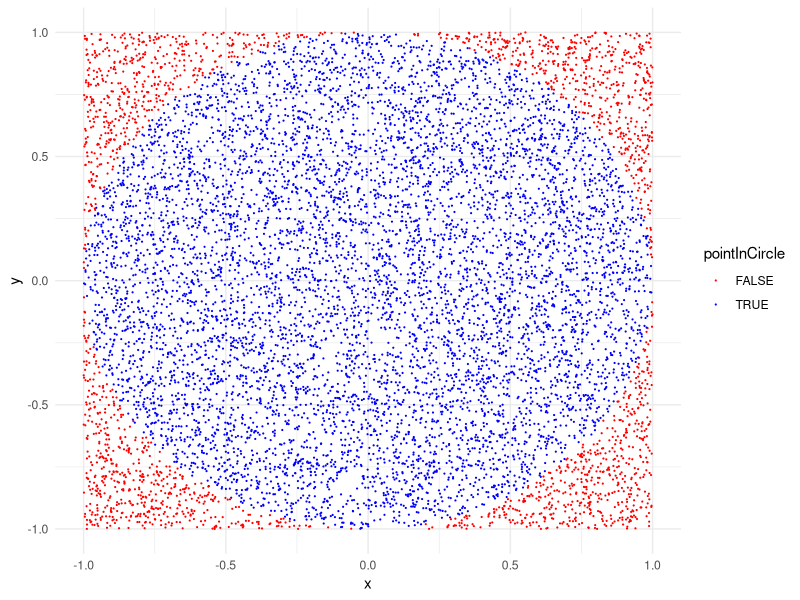

Reproduce this figure in R.
library(tidyverse)

# Practice 1: Coins & Dice  ----------------------------

# If you flipped a coin 3 times in a row, what is the probability that
# you'll get three "tails" in a row?

coin <- c("heads", "tails")
N <- 100000

rolls <- tibble(
  toss1 = sample(x = coin, size = N, replace = TRUE),
  toss2 = sample(x = coin, size = N, replace = TRUE),
  toss3 = sample(x = coin, size = N, replace = TRUE))

count <- rolls %>%
  filter(toss1 == 'tails', toss2 == 'tails', toss3 == 'tails') %>%
  nrow()

count / N

# Analytic solution:
(0.5)^3


# If you rolled 2 dice, what is the probability that you'll get
# "snake-eyes" (two 1's)?

dice <- c(1, 2, 3, 4, 5, 6)
N <- 100000
rolls <- tibble(
  roll1 = sample(x = dice, size = N, replace = TRUE),
  roll2 = sample(x = dice, size = N, replace = TRUE))

numObs <- rolls %>%
  filter(roll1 == 1, roll2 == 1) %>%
  nrow()

numObs / N

# Analytic solution:
(1/6)^2


# If you rolled 2 dice, what is the probability that you'll get an outcome
# that sums to 8?

count <- rolls %>%
  mutate(sum = roll1 + roll2) %>%
  filter(sum == 8) %>%
  nrow()

count / N



# Practice 2: Cards  ----------------------------

# What are the odds that four cards drawn from a 52-card deck will
# have the same suit?

suits <- c('diamonds', 'spades', 'hearts', 'clubs')
deck <- rep(suits, 13)

N <- 100000
count <- 0
for (i in 1:N) {
  cards = sample(x = deck, size = 4, replace = FALSE)
  if (length(unique(cards)) == 1) {
    count <- count + 1
  }
}

count / N

# What are the odds that five cards drawn from a 52-card deck will sum
# to a prime number? 
# 
# - Aces = 1
# - Jack = 10
# - Queen = 10
# - King = 10
#
# **Hint**: use isPrime() to help.

isPrime <- function(n) {
    if (n == 2) { return(TRUE) }
    for (i in seq(2, n-1)) {
        if (n %% i == 0) {
            return(FALSE)
        }
    }
    return(TRUE)
}

deck <- rep(c(seq(10), 10, 10, 10), 4)
N <- 100000

count <- 0

for (i in 1:N) {
  cards = sample(x = deck, size = 5, replace = FALSE)
  sumOfCards <- sum(cards)
  if (isPrime(sumOfCards)) {
    count <- count + 1
  }
}

count / N


# Practice 3: Monte Carlo pi ----------------------------

# 1. Create a tibble with variables x and y that each contain 10,000
#    random points between -1 and 1, representing the (x, y) coordinates
#    to a random point inside a square of side length 2 centered at
#    (x, y) = (0, 0).
#    **Hint**: use runif()

N <- 10000
points <- tibble(
  x = runif(N, min = -1, max = 1),
  y = runif(N, min = -1, max = 1)
)

# 2. Create a new column, radius, that is equal to the distance to each
#    (x, y) point from the center of the square.

# 3. Create a new column, pointInCircle, that is TRUE if the point
#    lies _within_ the circle inscribed in the square, and FALSE otherwise.

points <- points %>%
  mutate(
    radius = sqrt(x^2 + y^2),
    pointInCircle = radius <= 1
  )

# 4. Create the scatterplot on the left (don't worry about the precise
#    colors, dimensions, etc.).

ggplot(data = points) +
  geom_point(aes(x = x, y = y, color = pointInCircle), size = 0.1) +
  theme_minimal() +
  scale_color_manual(values = c('red', 'blue'))

# 5. Estimate $\pi$ by multiplying 4 times the ratio of points inside
#    the circle to the total number of points

areaRatio <- sum(points$pointInCircle) / N
pi_est <- 4*areaRatio

pi_est

pi



# Practice 4: Monte Hall Problem ----------------------------

# In this simulation, the prize is always behind door #1:

# - If you choose door #1, you must KEEP it to win.
# - If you choose door #2 or #3, you must SWAP to win.

# 1) Create the tibble, choices, with two variables:
#    - door contains the first door chosen (1, 2, or 3)
#    - swap contains a logical (TRUE or FALSE) for whether the
#      contestant swaps doors. **Hint**: use sample()

choices <- tibble(
  door = sample(x = c(1, 2, 3), size = N, replace = TRUE),
  swap = sample(x = c(TRUE, FALSE), size = N, replace = TRUE))

# 2) Create a new tibble, wins, which contains only the rows from
#    choices that resulted in a win.

wins <- choices %>%
  filter((door == 1) & (swap == FALSE) |
         (door != 1) & (swap == TRUE))

# 3) Compute the percentage of times the contestant won after swapping doors.

sum(wins$swap) / nrow(wins)
